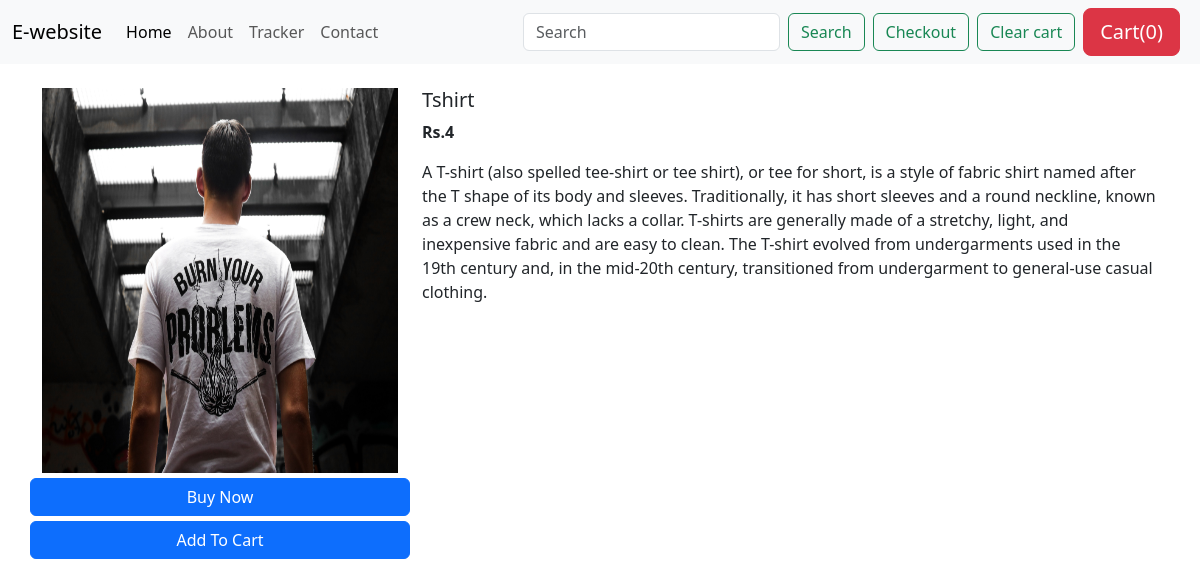
Page /shop/products/2 on the earlier database version.
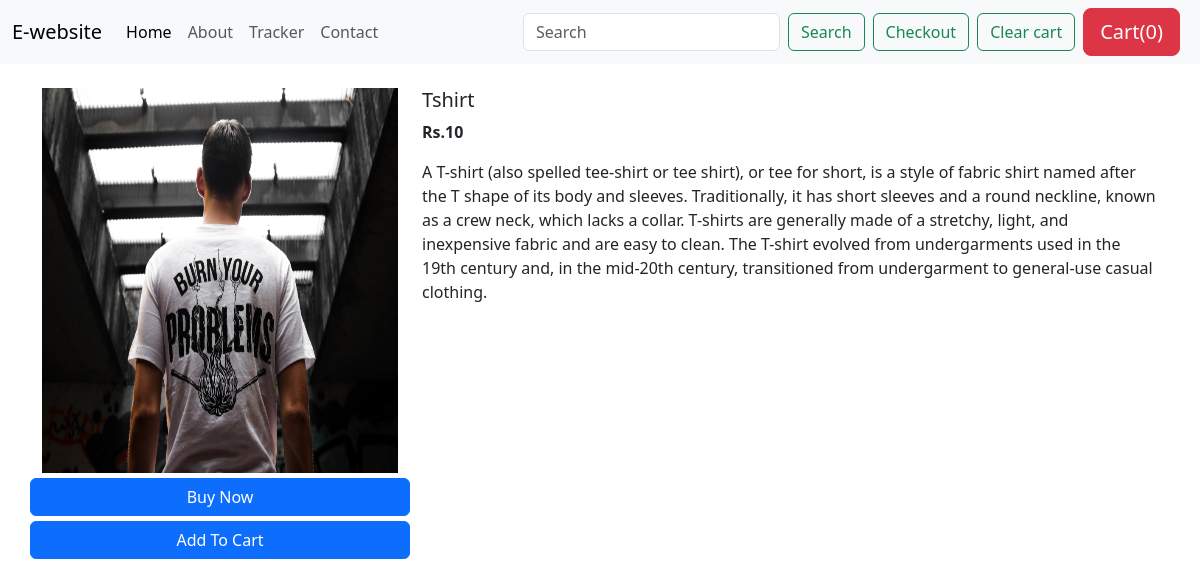
Same page on the later database version.
### shop/models.py (models this page shows)
class Product(models.Model):
    product_id = models.AutoField
    product_name = models.CharField(max_length=50)
    desc = models.CharField(max_length=1000)
    category = models.CharField(max_length=50,default="")
    subcategory =  models.CharField(max_length=50,default="")
    price = models.IntegerField(default=0)
    pub_date = models.DateField()
    image = models.ImageField(upload_to="shop/images",default="")
    def __str__(self):
        return self.product_name

### shop/views.py (the view)
# urls.py: path("products/<int:id>",views.product,name="shopproduct"),
def product(request,id):
    product = Product.objects.filter(id=id)
    print(product)
    return render(request,'shop/prodview.html',{'product':product[0]})

### shop/templates/shop/prodview.html (shortened to what this page needs)
{%extends 'shop/basic.html'%}
{% block body%}
<div class="container my-4">
    <div class="row">
    <div class="col-md-4">
    <div class="row">
        <img src="/media/{{product.image}}" width="233px" height="385px">
    </div>
        <div class="row">
            <button class="btn btn-primary" style="margin-top: 5px;">Buy Now</button>
            <button class="btn btn-primary" style="margin-top: 5px;">Add To Cart</button>
        </div>
    </div>
    <div class="col-md-8">
        <h5>{{product.product_name}}</h5>
        <p><b>Rs.{{product.price}} </b></p>
        <p>{{product.desc}}</p>
    </div>
    </div>
</div>
{%endblock%}

### shop/templates/shop/basic.html (shortened to what this page needs)
<!doctype html>
<html lang="en">
<head>
  <link href="https://cdn.jsdelivr.net/npm/bootstrap@5.3.0/dist/css/bootstrap.min.css" rel="stylesheet"
>
  <nav class="navbar navbar-expand-lg bg-body-tertiary">
    <div class="container-fluid">
      <a class="navbar-brand" href="/shop">E-website</a>
      <div class="collapse navbar-collapse" id="navbarSupportedContent">
        <ul class="navbar-nav me-auto mb-2 mb-lg-0">
          <li class="nav-item">
            <a class="nav-link active" aria-current="page" href="/shop">Home</a>
          </li>
          <li class="nav-item">
            <a class="nav-link" href="/shop/about">About</a>
          </li>
          <li class="nav-item">
            <a class="nav-link" href="/shop/tracker">Tracker</a>
          </li>
          <li class="nav-item">
            <a class="nav-link" href="/shop/contact">Contact</a>
          </li>
        </ul>
        <form class="d-flex" role="search">
          <input class="form-control me-2" type="search" placeholder="Search" aria-label="Search">
          <button class="btn btn-outline-success" type="submit">Search</button>
        </form>
        <a href="/shop/checkout"><button class="btn btn-outline-success mx-2" id = "checkoutbtn" type="submit" >Checkout</button></a>
        <button class="btn btn-outline-success" id = "clearcartbtn" type="submit" onclick='clearCart()'>Clear cart</button>
          <button type="button" class="btn btn-lg btn-danger mx-2" id="popcart" data-bs-toggle="popover" data-html="true" data-bs-content="And here's some amazing content. It's very engaging. Right?">Cart(<span id="cart">0</span>)</button>
      </div>
    </div>
  </nav>
</head>
<body class="ScrollStyle">
    {%block body%}{% endblock %}
</body>
</html>

Differences in the rows shown:
changed Product "Tshirt": price "4" → "10"
